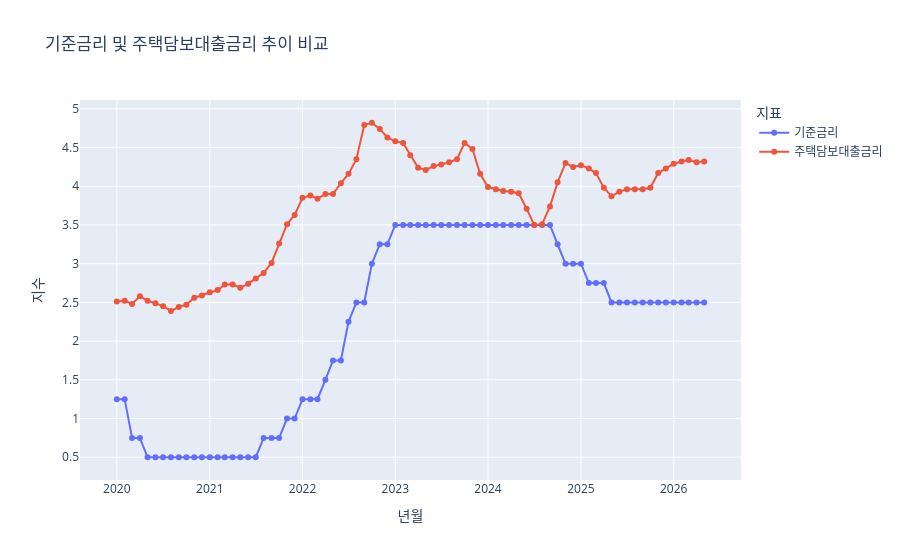

The notebook cell saved with this chart:
### Code cell
import plotly.express as px

fig = px.line(
    df,
    x="년월",
    y=["기준금리", "주택담보대출금리"], 
    markers=True,
    title="기준금리 및 주택담보대출금리 추이 비교"
)

fig.update_layout(
    yaxis_title="지수",
    legend_title_text="지표",
    hovermode="x unified" 
)

fig.show()
